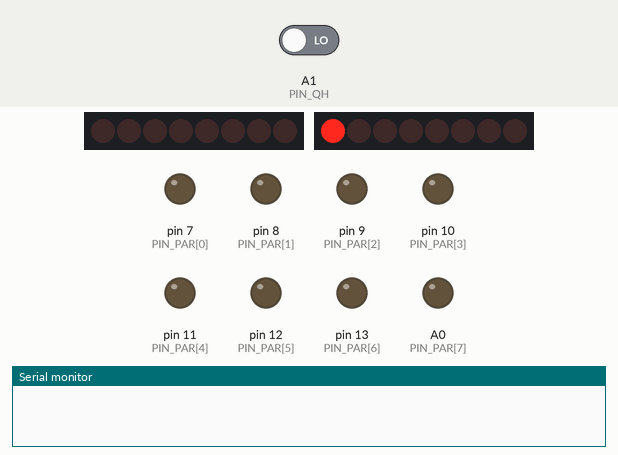
The sketch below on a simulated Arduino Nano, built with avr-gcc and run on an emulated ATmega328P. Shown: 2 × 8 shift-register outputs drawn as a row of LEDs (first output left, lit = HIGH), output pins drawn as LEDs (lit = HIGH), the last lines printed to the serial monitor. Wiring (inferred from the names in the program): 2 × shift register (74HC595): data pin 6, shift clock pin 3, MR pin 5 / data pin 4, shift clock pin 2. Wiring (inferred from the signals the program sends): 2 × row of LEDs: on Q0, Q1, Q2, Q3, Q4, Q5, Q6, Q7 / on Q0, Q1, Q2, Q3, Q4, Q5, Q6, Q7. The test bench sets the inputs (shaded band); at power-on: A1 (PIN_QH) LOW. Pins used as bus, display or sensor lines are not drawn.

Above: at 0.1 s.
At 0.7 s:
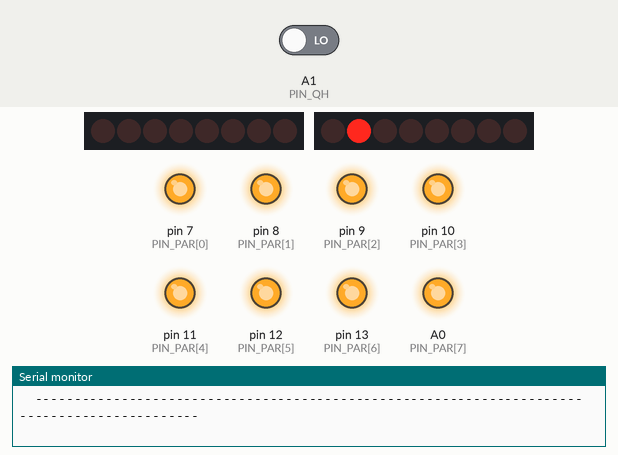
At 1.1 s:
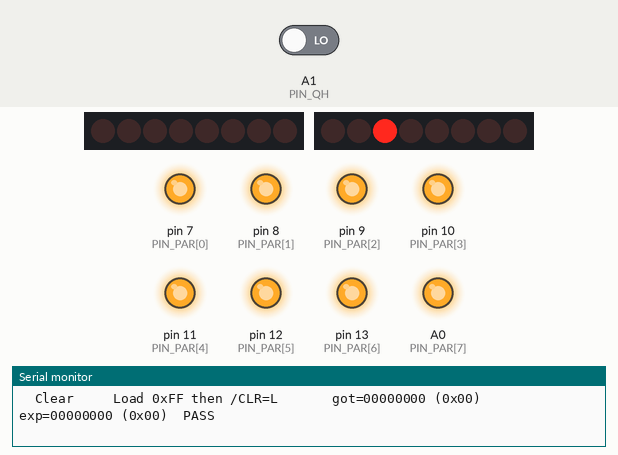
At 1.6 s:
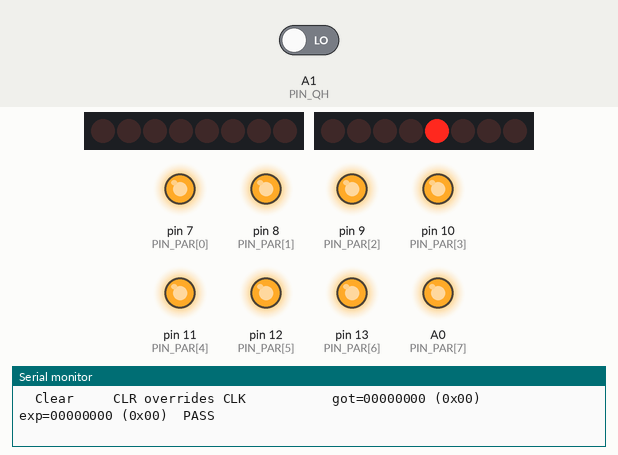
At 9.1 s:
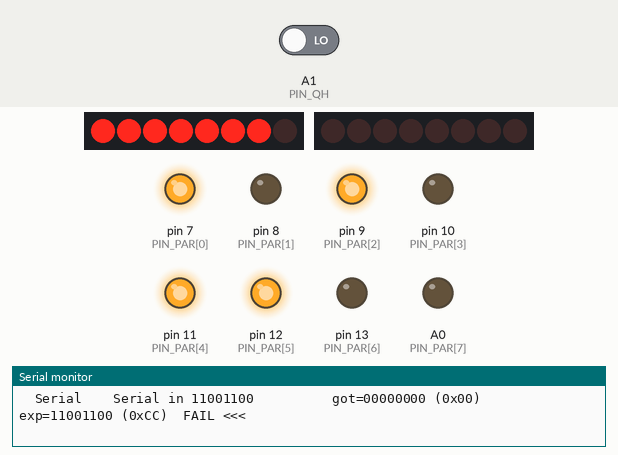
At 15.7 s:
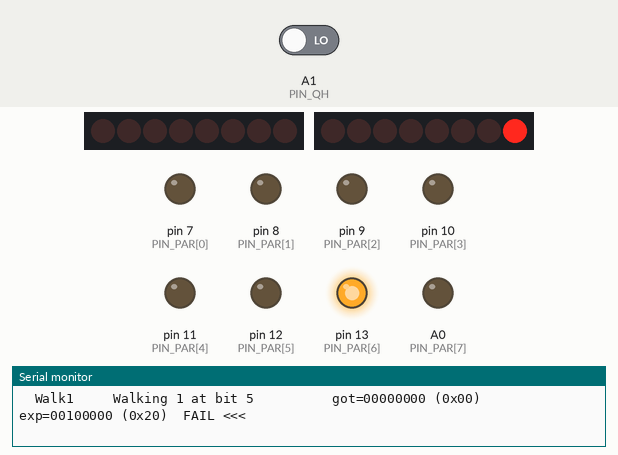
Timing chart, 0 to 21.3 s (numbered marks = the images above):
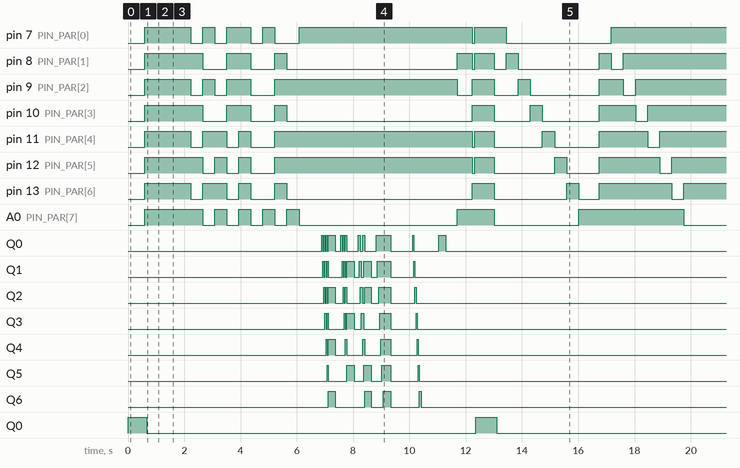

The sketch:

74166N_tester.ino
```cpp
// ============================================================
//  74LS166N Parallel-Load 8-Bit Shift Register Tester
//  Arduino Nano
//
//  16-pin DIP package.
//  Wiring: Arduino pin (signal name) [chip pin]
//
//  Control inputs:
//   D2  (SH/LD) [15]  Shift/Load: HIGH=shift mode, LOW=load mode
//   D3  (CLK)   [7]   Clock, rising edge triggered
//   D4  (CLKINH)[6]   Clock Inhibit: HIGH=inhibit clock, LOW=allow clock
//   D5  (/CLR)  [9]   Async Clear, active LOW (HIGH=inactive)
//   D6  (SER)   [1]   Serial input (used during shift mode)
//
//  Parallel data inputs (loaded when SH/LD=LOW):
//   D7  (A)     [2]   Parallel bit 0 (first to shift out)
//   D8  (B)     [3]   Parallel bit 1
//   D9  (C)     [4]   Parallel bit 2
//   D10 (D)     [5]   Parallel bit 3
//   D11 (E)     [10]  Parallel bit 4
//   D12 (F)     [11]  Parallel bit 5
//   D13 (G)     [12]  Parallel bit 6
//   A0  (H)     [13]  Parallel bit 7 (last to shift out)
//
//  Output:
//   A1  (QH)    [14]  Serial output (MSB shifts out first)
//
//   VCC [16] -> 5V
//   GND [8]  -> GND
//
//  How it works:
//   1. Load: set SH/LD=LOW, apply data to A-H, pulse CLK.
//      All 8 bits loaded simultaneously on rising edge.
//   2. Shift: set SH/LD=HIGH, pulse CLK 8 times.
//      QH outputs A on clock 1, B on clock 2 ... H on clock 8.
//   3. Clear: /CLR=LOW clears all bits immediately (no clock).
//   4. Inhibit: CLKINH=HIGH blocks the clock entirely.
//
//  Function table:
//   /CLR  SH/LD  CLKINH  CLK  | Action
//   L     X      X       X    | Async clear (QH=0 immediately)
//   H     L      L       ↑    | Parallel load A-H
//   H     H      L       ↑    | Shift: QH=QGn, serial in at A
//   H     X      H       X    | Clock inhibited (hold)
// ============================================================

// --- Control pins ---
const int PIN_SHLD  = 2;   // HIGH=shift, LOW=load
const int PIN_CLK   = 3;
const int PIN_CLKINH= 4;   // HIGH=inhibit
const int PIN_CLR   = 5;   // active LOW
const int PIN_SER   = 6;   // serial input

// --- Parallel input pins A-H ---
const int PIN_PAR[8] = {7, 8, 9, 10, 11, 12, 13, A0};  // A..H

// --- Serial output ---
const int PIN_QH = A1;

int totalPass = 0;
int totalFail = 0;

// ---------------------------------------------------------------
// Rising edge clock pulse
// ---------------------------------------------------------------
void pulseClock() {
  digitalWrite(PIN_CLK, LOW);
  delay(10);
  digitalWrite(PIN_CLK, HIGH);   // rising edge
  delay(10);
  digitalWrite(PIN_CLK, LOW);
  delay(10);
}

// ---------------------------------------------------------------
// Parallel load: apply 8-bit value to A-H, pulse clock
// SH/LD must be LOW before calling
// ---------------------------------------------------------------
void parallelLoad(uint8_t val) {
  // Inhibit clock while setting up
  digitalWrite(PIN_CLKINH, HIGH);
  delay(10);
  // Apply data A (bit0) through H (bit7)
  for (int i = 0; i < 8; i++) {
    digitalWrite(PIN_PAR[i], (val >> i) & 1);
  }
  delay(20);
  // Assert load mode
  digitalWrite(PIN_SHLD, LOW);
  delay(20);
  // Allow clock and pulse
  digitalWrite(PIN_CLKINH, LOW);
  delay(10);
  pulseClock();
  // Return to shift mode
  digitalWrite(PIN_SHLD, HIGH);
  delay(10);
}

// ---------------------------------------------------------------
// Shift out all 8 bits, return them as a byte (A=bit7 first out)
// Reads QH after each clock pulse
// SH/LD must be HIGH before calling
// ---------------------------------------------------------------
uint8_t shiftOut8(uint8_t serialIn) {
  uint8_t result = 0;
  digitalWrite(PIN_SHLD,   HIGH);
  digitalWrite(PIN_CLKINH, LOW);
  digitalWrite(PIN_SER, (serialIn >> 7) & 1);
  delay(10);
  for (int i = 0; i < 8; i++) {
    // Set up serial input for this clock
    // SER feeds into position A, shifting everything right
    // For simplicity we keep SER LOW (0) during shift-out tests
    // unless explicitly testing serial input
    pulseClock();
    int bit = digitalRead(PIN_QH);
    result = (result << 1) | bit;
  }
  return result;
}

// ---------------------------------------------------------------
// Async clear
// ---------------------------------------------------------------
void asyncClear() {
  digitalWrite(PIN_CLR, LOW);
  delay(30);
  digitalWrite(PIN_CLR, HIGH);
  delay(20);
}

// ---------------------------------------------------------------
// Print 8-bit value as binary and decimal
// ---------------------------------------------------------------
void printBin8(uint8_t val) {
  for (int i = 7; i >= 0; i--) Serial.print((val >> i) & 1);
  Serial.print(F(" (0x"));
  if (val < 0x10) Serial.print('0');
  Serial.print(val, HEX);
  Serial.print(F(")"));
}

// ---------------------------------------------------------------
// Print result row
// ---------------------------------------------------------------
bool printResult(const char* phase, const char* mode,
                 uint8_t actual, uint8_t expected) {
  bool ok = (actual == expected);
  if (ok) totalPass++; else totalFail++;

  Serial.print(F("  "));
  int plen = strlen(phase);
  Serial.print(phase);
  for (int i = plen; i < 8; i++) Serial.print(' ');
  Serial.print(F("  "));
  int mlen = strlen(mode);
  Serial.print(mode);
  for (int i = mlen; i < 26; i++) Serial.print(' ');
  Serial.print(F("  got="));
  printBin8(actual);
  Serial.print(F("  exp="));
  printBin8(expected);
  Serial.print(F("  "));
  Serial.println(ok ? F("PASS") : F("FAIL <<<"));
  return ok;
}

void printSep() {
  Serial.println(F("  ---------------------------------------------------------------------------------------------"));
}

void printHeader() {
  Serial.println(F("  Phase     Mode                        got=xxxxxxxx       exp=xxxxxxxx       result"));
  printSep();
}

// ---------------------------------------------------------------
// Phase 1: Async Clear
// /CLR LOW must clear QH immediately, no clock needed
// After 8 shift pulses, all bits should be 0
// ---------------------------------------------------------------
void testAsyncClear() {
  Serial.println(F("\n--- Phase 1: Async Clear (/CLR) ---"));
  Serial.println(F("  /CLR LOW clears all bits to 0 immediately, no clock needed"));
  Serial.println(F("  After 8 shift pulses following a clear, QH output must be all 0s"));
  printHeader();

  // Load all 1s first
  parallelLoad(0xFF);
  // Clear without clock
  digitalWrite(PIN_CLR, LOW);
  delay(30);
  // Shift out — all bits should be 0
  digitalWrite(PIN_CLR, HIGH);
  delay(10);
  digitalWrite(PIN_SHLD, HIGH);
  uint8_t result = shiftOut8(0);
  printResult("Clear", "Load 0xFF then /CLR=L  ", result, 0x00);

  // Verify /CLR overrides clock — load 0xFF, assert /CLR, pulse clock, shift out
  parallelLoad(0xFF);
  digitalWrite(PIN_CLR, LOW);
  delay(20);
  pulseClock();   // clock while CLR asserted — must not shift
  digitalWrite(PIN_CLR, HIGH);
  delay(10);
  result = shiftOut8(0);
  printResult("Clear", "CLR overrides CLK      ", result, 0x00);

  // Verify /CLR overrides SH/LD=LOW (load mode) too
  parallelLoad(0xFF);
  digitalWrite(PIN_CLR,  LOW);
  digitalWrite(PIN_SHLD, LOW);   // load mode
  delay(20);
  pulseClock();
  digitalWrite(PIN_CLR,  HIGH);
  digitalWrite(PIN_SHLD, HIGH);
  delay(10);
  result = shiftOut8(0);
  printResult("Clear", "CLR overrides load mode", result, 0x00);
}

// ---------------------------------------------------------------
// Phase 2: Parallel Load and Shift Out
// Load a known byte, shift it out, verify QH sequence
// ---------------------------------------------------------------
void testParallelLoad() {
  Serial.println(F("\n--- Phase 2: Parallel Load + Shift Out ---"));
  Serial.println(F("  Load 8-bit value via A-H, shift out via QH, verify all 8 bits"));
  printHeader();

  uint8_t testVals[] = {
    0b10101010,   // alternating
    0b01010101,   // alternating inverse
    0b11110000,   // upper nibble
    0b00001111,   // lower nibble
    0b11111111,   // all ones
    0b00000000,   // all zeros
    0b10000001,   // ends only
    0b01111110,   // middle only
    0b10110100,   // random
    0b00110101    // random
  };

  const char* labels[] = {
    "Load 10101010         ",
    "Load 01010101         ",
    "Load 11110000         ",
    "Load 00001111         ",
    "Load 11111111         ",
    "Load 00000000         ",
    "Load 10000001         ",
    "Load 01111110         ",
    "Load 10110100         ",
    "Load 00110101         "
  };

  for (int i = 0; i < 10; i++) {
    asyncClear();
    parallelLoad(testVals[i]);
    digitalWrite(PIN_SER, LOW);
    uint8_t result = shiftOut8(0);
    printResult("Load", labels[i], result, testVals[i]);
  }
}

// ---------------------------------------------------------------
// Phase 3: Serial Shift In
// Clear register, then shift in a known pattern serially via SER
// After 8 clocks the pattern should appear at QH
// ---------------------------------------------------------------
void testSerialShift() {
  Serial.println(F("\n--- Phase 3: Serial Input ---"));
  Serial.println(F("  Shift 8 bits in via SER pin, verify they appear at QH"));
  Serial.println(F("  Bits shift MSB first: bit 7 in on clock 1, bit 0 in on clock 8"));
  printHeader();

  uint8_t testVals[] = {
    0b10101010,
    0b01010101,
    0b11001100,
    0b11111111,
    0b00000000,
    0b10000000,
    0b00000001
  };

  const char* labels[] = {
    "Serial in 10101010    ",
    "Serial in 01010101    ",
    "Serial in 11001100    ",
    "Serial in 11111111    ",
    "Serial in 00000000    ",
    "Serial in 10000000    ",
    "Serial in 00000001    "
  };

  for (int t = 0; t < 7; t++) {
    uint8_t val = testVals[t];
    asyncClear();

    // Enter shift mode
    digitalWrite(PIN_SHLD,   HIGH);
    digitalWrite(PIN_CLKINH, LOW);
    delay(10);

    // Shift in 8 bits MSB first via SER, collect QH output
    uint8_t shiftedOut = 0;
    for (int i = 7; i >= 0; i--) {
      digitalWrite(PIN_SER, (val >> i) & 1);
      delay(10);
      pulseClock();
      int bit = digitalRead(PIN_QH);
      shiftedOut = (shiftedOut << 1) | bit;
    }
    // After 8 clocks the original register (all 0s from clear)
    // has been pushed out and the new serial data is inside.
    // shiftedOut = the 8 zeros that were cleared out (expect 0x00)
    // Now shift 8 more times with SER=0 to read back what we shifted in
    uint8_t readBack = 0;
    digitalWrite(PIN_SER, LOW);
    for (int i = 0; i < 8; i++) {
      pulseClock();
      int bit = digitalRead(PIN_QH);
      readBack = (readBack << 1) | bit;
    }
    printResult("Serial", labels[t], readBack, val);
  }
}

// ---------------------------------------------------------------
// Phase 4: Clock Inhibit
// CLKINH=HIGH must block clock — register must not change
// ---------------------------------------------------------------
void testClockInhibit() {
  Serial.println(F("\n--- Phase 4: Clock Inhibit (CLKINH=HIGH) ---"));
  Serial.println(F("  CLKINH=HIGH blocks clock — register must not shift or load"));
  printHeader();

  // Load a known value
  asyncClear();
  parallelLoad(0b10110011);

  // Inhibit clock and try to shift — output must not change
  digitalWrite(PIN_SHLD,   HIGH);
  digitalWrite(PIN_CLKINH, HIGH);   // inhibit
  delay(10);

  // Pulse clock 3 times with inhibit HIGH — should have no effect
  for (int i = 0; i < 3; i++) pulseClock();

  // Now allow clock and shift out — should still be original value
  digitalWrite(PIN_CLKINH, LOW);
  delay(10);
  uint8_t result = shiftOut8(0);
  printResult("Inhibit", "3 CLK pulses inhibited ", result, 0b10110011);

  // Also verify inhibit blocks parallel load
  asyncClear();
  parallelLoad(0b11001100);   // load a known value
  // Now inhibit and try to load different value
  digitalWrite(PIN_CLKINH, HIGH);
  for (int i = 0; i < 8; i++) digitalWrite(PIN_PAR[i], 1);  // try to load 0xFF
  digitalWrite(PIN_SHLD, LOW);
  pulseClock();   // inhibited — load must not happen
  digitalWrite(PIN_SHLD,   HIGH);
  digitalWrite(PIN_CLKINH, LOW);
  delay(10);
  result = shiftOut8(0);
  printResult("Inhibit", "Load blocked by CLKINH ", result, 0b11001100);
}

// ---------------------------------------------------------------
// Phase 5: Walking 1 test
// Load each bit position with a 1 and all others 0,
// verify only the correct bit appears at QH in the correct clock cycle
// ---------------------------------------------------------------
void testWalkingOne() {
  Serial.println(F("\n--- Phase 5: Walking 1 (bit isolation) ---"));
  Serial.println(F("  Load a single 1 bit in each position, shift out, verify position"));
  printHeader();

  for (int bit = 0; bit < 8; bit++) {
    uint8_t val = (1 << bit);
    asyncClear();
    parallelLoad(val);
    digitalWrite(PIN_SER, LOW);
    uint8_t result = shiftOut8(0);

    char modeBuf[28];
    snprintf(modeBuf, sizeof(modeBuf), "Walking 1 at bit %d      ", bit);
    printResult("Walk1", modeBuf, result, val);
  }
}

// ---------------------------------------------------------------
// Phase 6: Walking 0 test
// ---------------------------------------------------------------
void testWalkingZero() {
  Serial.println(F("\n--- Phase 6: Walking 0 (bit isolation) ---"));
  Serial.println(F("  Load a single 0 bit in each position (all others 1), shift out"));
  printHeader();

  for (int bit = 0; bit < 8; bit++) {
    uint8_t val = ~(1 << bit) & 0xFF;
    asyncClear();
    parallelLoad(val);
    digitalWrite(PIN_SER, LOW);
    uint8_t result = shiftOut8(0);

    char modeBuf[28];
    snprintf(modeBuf, sizeof(modeBuf), "Walking 0 at bit %d      ", bit);
    printResult("Walk0", modeBuf, result, val);
  }
}

// ---------------------------------------------------------------
// setup
// ---------------------------------------------------------------
void setup() {
  Serial.begin(9600);
  while (!Serial) {}

  // Safe states before enabling outputs
  digitalWrite(PIN_CLR,    HIGH);   // not clearing
  digitalWrite(PIN_CLK,    LOW);
  digitalWrite(PIN_CLKINH, HIGH);   // inhibit clock initially
  digitalWrite(PIN_SHLD,   HIGH);   // shift mode
  digitalWrite(PIN_SER,    LOW);
  for (int i = 0; i < 8; i++) digitalWrite(PIN_PAR[i], LOW);

  pinMode(PIN_CLR,    OUTPUT);
  pinMode(PIN_CLK,    OUTPUT);
  pinMode(PIN_CLKINH, OUTPUT);
  pinMode(PIN_SHLD,   OUTPUT);
  pinMode(PIN_SER,    OUTPUT);
  for (int i = 0; i < 8; i++) pinMode(PIN_PAR[i], OUTPUT);
  pinMode(PIN_QH, INPUT);

  // Initial clear
  asyncClear();

  delay(100);

  Serial.println(F("\n========================================"));
  Serial.println(F("  74LS166N 8-Bit Shift Register Tester"));
  Serial.println(F("========================================"));

  testAsyncClear();
  testParallelLoad();
  testSerialShift();
  testClockInhibit();
  testWalkingOne();
  testWalkingZero();

  Serial.println(F("\n========== SUMMARY =========="));
  Serial.print(F("  Passed: ")); Serial.println(totalPass);
  Serial.print(F("  Failed: ")); Serial.println(totalFail);
  Serial.println(F("  ----------------------------"));
  Serial.println(totalFail == 0 ? F("  Chip: GOOD") : F("  Chip: FAULTY"));
  Serial.println(F("=============================="));
  Serial.println(F("\nPress reset to test again."));
}

// ---------------------------------------------------------------
// loop
// ---------------------------------------------------------------
void loop() {}
```
